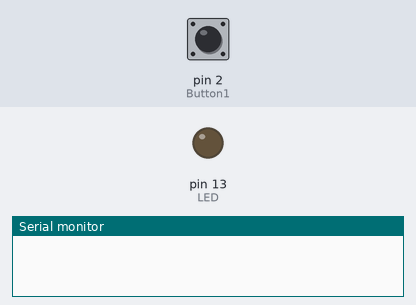
The sketch below on a simulated Arduino Uno, built with avr-gcc and run on an emulated ATmega328P. On the bench: output pins drawn as LEDs (lit = HIGH), the last lines printed to the serial monitor. Dashed ring = blinking. Inputs (shaded band) come from the test bench; at power-on: pin 2 (Button1) HIGH.

Above: at 0.1 s.
At 3.2 s:
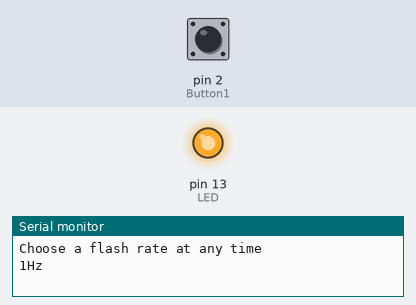
3.3 s: pin 2 (Button1) pulled LOW for 0.15 s
At 3.85 s:
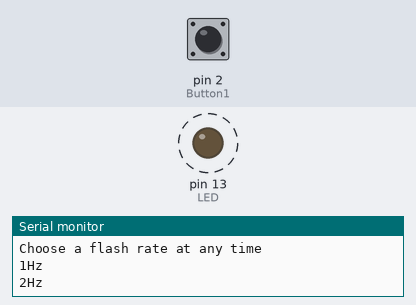
Timing chart, 0 to 12.3 s (numbered marks = the images above; inputs shaded):
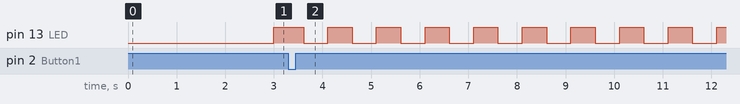

Measured:
- after the input at 3.3 s, pin 13 (LED): alternates HIGH for 0.50 s and LOW for 0.50 s, starting after 0.31 s

The sketch:

menu_3_serial.ino
```cpp
/*
	menu_3_serial.ino move the button checking procedure to a function

	Use Uno communicating with computer serial monitor

	Connect pushbutton between D2 and ground

*/

#define Button1 2 // Uno pin D2
#define LED 13 // use built-in LED on pin 13


int flashrate = 1; // initial flash rate, 1 Hz
int flashdelay = 1000/flashrate; // convert flash rate into a ms delay value
long oldtime;
byte buttonState;
byte buttonState1;
byte buttonState2;

void setup(){
	Serial.begin(9600);
	pinMode(LED, OUTPUT); // turn LED pin to output
	pinMode(Button1, INPUT_PULLUP); // make button input, use internal pullup resistor
	delay(2000);
	Serial.println("Choose a flash rate at any time");
	Serial.print(flashrate);
	Serial.println("Hz");
	oldtime = millis(); // initial starting time mark
}

void loop() {
	// Check the button each time through the loop
	// If Button1 is low (negated to true), then go to the
	// buttonCheck() function. If Button1 is high (true), we
	// don't waste time going to the buttonCheck function.
	if (!(digitalRead(Button1))) {
		flashdelay = buttonCheck();
	}
	// Each time through the loop, check the new time and see if
	// enough milliseconds have elapsed to toggle the LED
	if (millis() >= oldtime + flashdelay) {
		oldtime = millis(); // update oldtime to the new millis() value
		digitalWrite(LED, !(digitalRead(LED))); // toggle led
	}
}

//-------------------------------------------------
// Function buttonCheck()
int buttonCheck() {
	buttonState1 = digitalRead(Button1);
	delay(10); // crude debounce
	buttonState2 = digitalRead(Button1);
	if (buttonState1 == buttonState2){ // both reads were LOW
		if (flashrate < 64)
		{
			flashrate = flashrate * 2; // double flashrate
		}
		else if (flashrate >= 64)
		{
			// Reset the flashrate back to 1
			flashrate = 1;
			// Flash rates above 64 become hard to see, so there's
			// no point in flashing faster
		}
	}
	// Update serial monitor with new rate
	Serial.print(flashrate);
	Serial.println("Hz");

	flashdelay = 1000 / flashrate; // calculate new flashdelay (ms)
	delay(300); // This delay makes the button usable instead of touchy
	return(flashdelay); // return the new value of flashdelay
}
```
